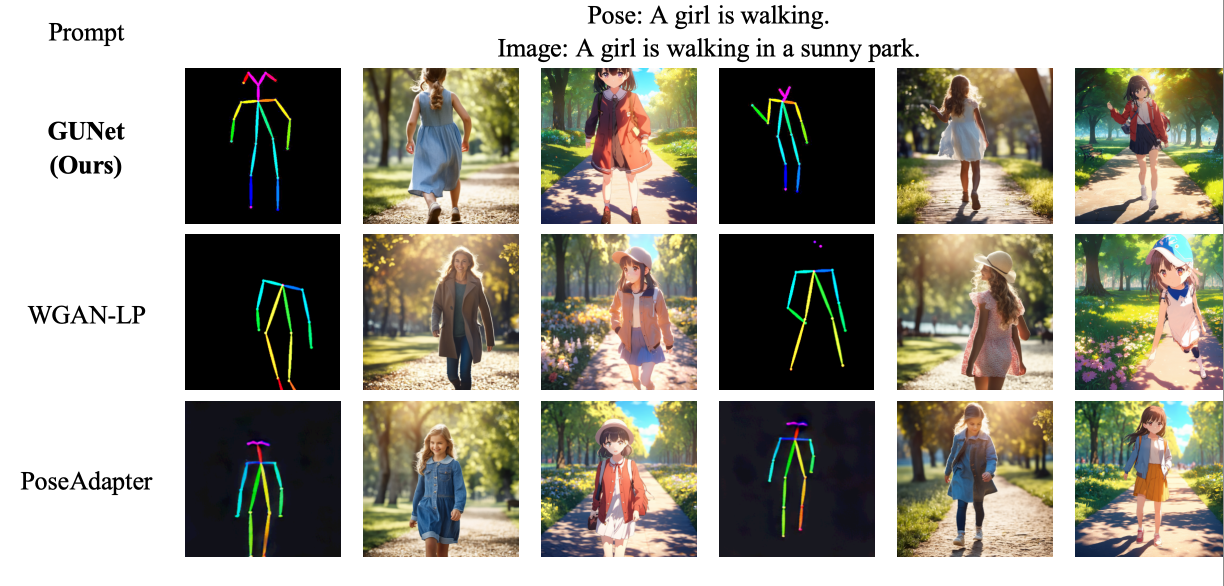
#> input picture images/github.png, 2448 x 1172 px (shown at 1/2 size)
$ python -i draw_pose.py   (imports and definitions only)
#> lines starting #> are read from the running program, lines starting #| are printed output that depends on the picture
from matplotlib import pyplot as plt
import torch
import os
import numpy as np
import cv2
import math
# [1 line that did not run here, left out]

# get_coors_via_mask
def get_coor(image):
    data = image.cpu().detach().numpy()
    area_threshold = 5
    coordinates = []
    for idx in range(data.shape[0]):
        img = data[idx]
        sorted_pixels = np.sort(img.flatten())
        threshold_value = sorted_pixels[int(0.05 * len(sorted_pixels))]

        _, mask = cv2.threshold(img, threshold_value, 255, cv2.THRESH_BINARY_INV)

        contours, _ = cv2.findContours(mask.astype(np.uint8), cv2.RETR_EXTERNAL, cv2.CHAIN_APPROX_SIMPLE)

        has_large_area = False
        for contour in contours:
            area = cv2.contourArea(contour)
            if area > area_threshold:
                has_large_area = True
                M = cv2.moments(contour)
                if M['m00'] != 0:
                    cx = int(M['m10'] / M['m00'])
                    cy = int(M['m01'] / M['m00'])
                break
        if not has_large_area:
            cx = 0
            cy = 0
        coordinates.append((cx,cy))
    return coordinates
# get_subs_new
# [46 lines left out: functions get_subs, draw_bodypose, not called in this run]

>>> import cv2
>>> picture = cv2.imread('../images/github.png', cv2.IMREAD_GRAYSCALE)
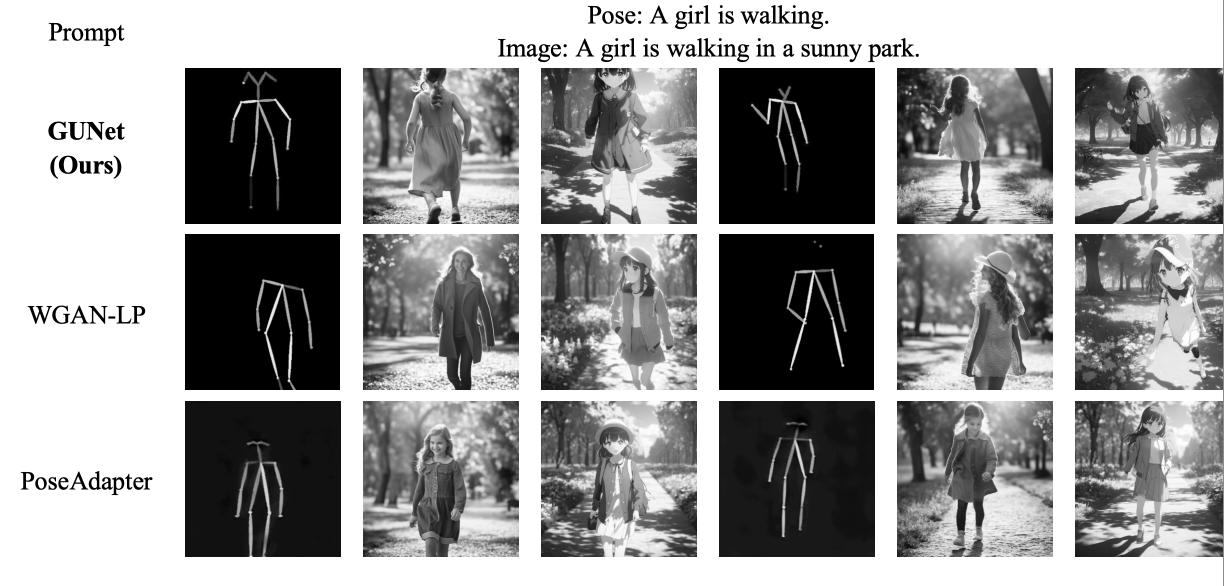
#> picture: shape (1172, 2448) (shown at 1/2 size); min 0, max 255, mean 154.6
#> (the run stopped early here; a loop or call above may not have finished)
